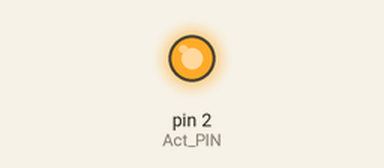
A sketch run on a simulated Arduino Uno, built with avr-gcc and run on an emulated ATmega328P. Shown: output pins drawn as LEDs (lit = HIGH).

Above: at 5.0 s.
At 15.0 s:
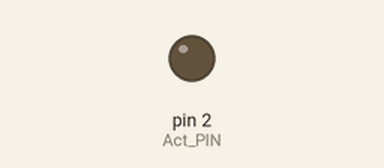
Timing chart, 0 to 26.0 s (numbered marks = the images above):
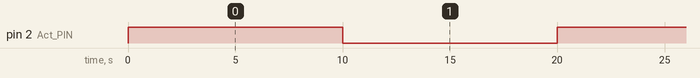

The sketch:

Extend_Actuator.ino
```cpp
const int Act_PIN = 2;

const int Shaft_max = 254;
const int Shaft_min = 1;

void setup(){
    pinMode( Act_PIN, OUTPUT );
}

void loop(){
    analogWrite( Act_PIN, Shaft_max );
    delay( 10000 );

    analogWrite( Act_PIN, Shaft_min );
    delay( 10000 );
}
```

Measured:
- by itself, pin 2 (Act_PIN): alternates HIGH for 10.0 s and LOW for 10.0 s
